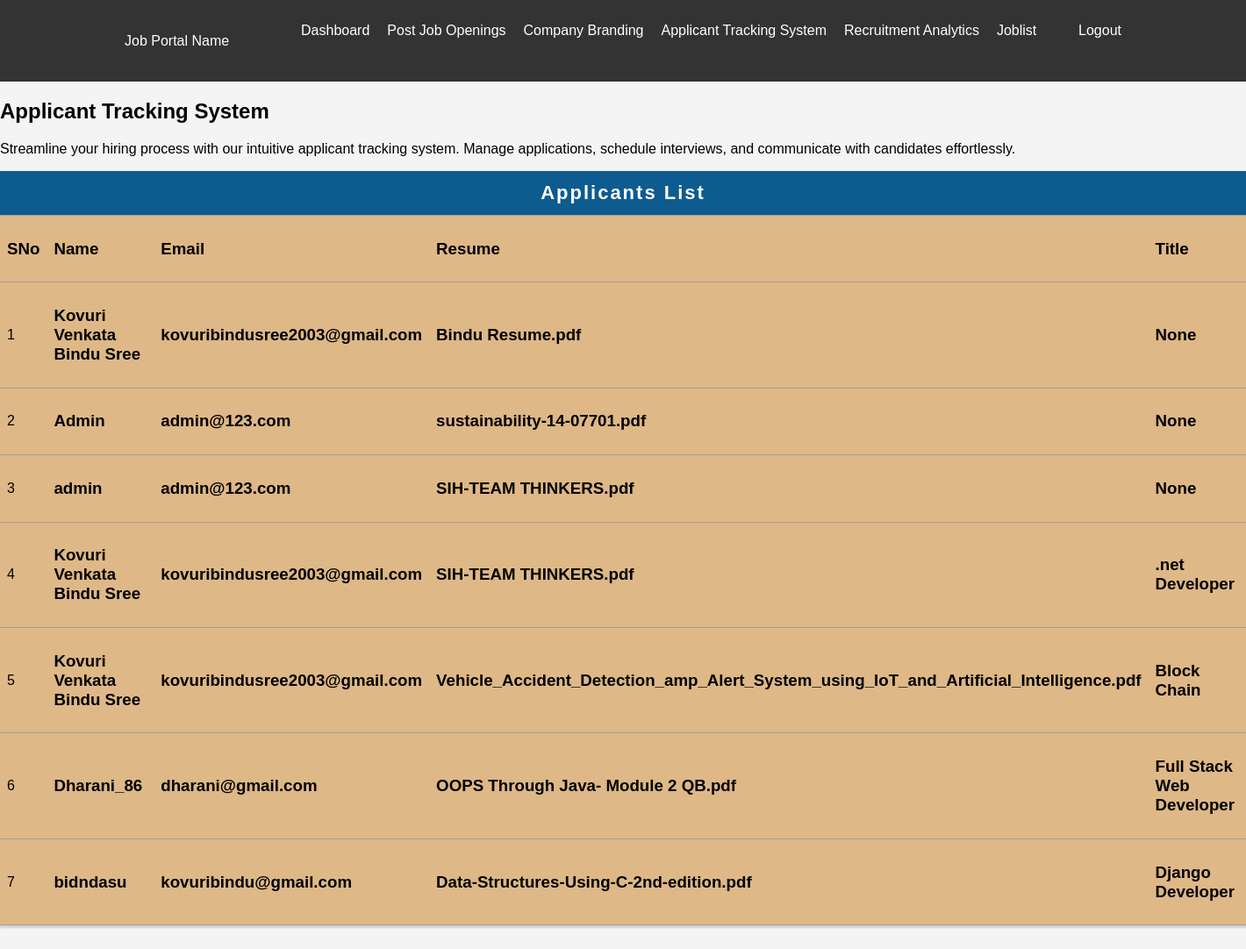
The app's page /App/ats/ with its own data.
### App/models.py (models this page shows, shortened)
class Apply(models.Model):
    name=models.CharField(max_length=200,null=True)
    email=models.CharField(max_length=200,null=True)
    phone=models.CharField(max_length=200,null=True)
    resume=models.FileField(null=True)
    jobtitle=models.CharField(max_length=200,null=True)

### App/views.py (the view)
# urls.py: path('ats/',views.ats,name="ats"),
def ats(request):
    job=Apply.objects.all()
    return render(request,'employer/ats.html',{'job':job})

### App/templates/employer/ats.html (shortened to what this page needs)
{% load static%}
<!DOCTYPE html>
<html lang="en">
  <head>
    <link
      href="https://use.fontawesome.com/releases/v5.7.0/css/all.css"
      rel="stylesheet"
    />
    <link rel="stylesheet" href="{% static 'employer/employdash.css' %}" />
    <link rel="stylesheet" href="{% static 'employer/ats.css' %}" />
  </head>
  <body style="background-image: url('images/p51.png');">
    <header>
      <nav>
        <div class="logo">Job Portal Name</div>
        <ul>
          <li><a href= "{% url 'employdash' %}">Dashboard</a></li>
          <a href="{% url 'jobpost'%}">Post Job Openings</a>
          <a href="{% url 'company'%}">Company Branding</a>
          <a href="{% url 'ats'%}">Applicant Tracking System</a>
          <a href="{% url 'crt'%}">Recruitment Analytics</a>
          <li><a href= "{% url 'jobl' %}">Joblist</a></li>
          </pre><pre> </pre><li><a href="{% url 'home'%}">Logout</a></li>
        </ul>
      </nav>
    </header>
      <div class="container">
        <div class="dashboard-card">
          <h2>Applicant Tracking System</h2>
          <p>
            Streamline your hiring process with our intuitive applicant tracking
            system. Manage applications, schedule interviews, and communicate with
            candidates effortlessly.
          </p>
      </div>
      <center>
         <table>
          <caption>Applicants List</caption>
          <thead>
              <tr style="background-color:#DEB887">
                  <td><h3>SNo</h3></td>
                  <td><h3>Name</h3></td>
                  <td><h3>Email</h3></td>
                  <td><h3>Resume</h3></td>
                  <td><h3>Title</h3></td>
              </tr>
          </thead>
          <tbody>
              {% for i in job %}
              <tr style="background-color:#DEB887">
                  <td>{{forloop.counter}}</td>
                  <td><h3>{{i.name}}</h3></td>
                  <td><h3>{{i.email}}</h3></td>
                  <td><h3>{{i.resume}}</h3></td>
                  <td><h3>{{i.jobtitle}}</h3></td>
              </tr>
              {% endfor %}
          </tbody>
      </table>
    </center>
  </body>
</html>

### App/static/employer/employdash.css (style rules this page uses)
body { font-family: Arial, sans-serif; margin: 0; padding: 0; background-color: #f4f4f4; position: relative; min-height: 100vh; }
header { background-color: #333; color: #fff; padding: 10px 0; }
nav { width: 80%; margin: 0 auto; display: flex; justify-content: space-between; align-items: center; }
nav ul { list-style-type: none; display: flex; gap: 20px; }
nav a { color: #fff; text-decoration: none; transition: color 0.3s; }

### App/static/employer/ats.css (style rules this page uses)
table { width: 100%; cursor: pointer; box-shadow: 1px 1px 2px 2px #d4d0d0; margin-top: 10px; margin-bottom: 30px; border-collapse: collapse; min-width: 1000px; caption-side: top; }
table td { border-top: 1px solid #a39d9d; border-bottom: 1px solid #a39d9d; padding: 8px; }
table tr { transition: background-color 0.3s; }
table tr:nth-child(even) { background-color: #ffffff; }
table tr:nth-child(odd) { background-color: #cecccc; }
table caption { background-color: #0e5b8f; color: #ffffff; padding: 12px 10px; font-size: 22px; font-weight: bold; letter-spacing: 2px; }

### records on screen
Apply: name "Kovuri Venkata Bindu Sree", email "kovuribindusree2003@gmail.com", resume "Bindu Resume.pdf", jobtitle "None"
Apply: name "Admin", email "admin@123.com", resume "sustainability-14-07701.pdf", jobtitle "None"
Apply: name "admin", email "admin@123.com", resume "SIH-TEAM THINKERS.pdf", jobtitle "None"
Apply: name "Kovuri Venkata Bindu Sree", email "kovuribindusree2003@gmail.com", resume "SIH-TEAM THINKERS.pdf", jobtitle ".net Developer"
Apply: name "Kovuri Venkata Bindu Sree", email "kovuribindusree2003@gmail.com", resume "Vehicle_Accident_Detection_amp_Alert_System_using_IoT_and_Artificial_Intelligence.pdf", jobtitle "Block Chain"
Apply: name "Dharani_86", email "dharani@gmail.com", resume "OOPS Through Java- Module 2 QB.pdf", jobtitle "Full Stack Web Developer"
Apply: name "bidndasu", email "kovuribindu@gmail.com", resume "Data-Structures-Using-C-2nd-edition.pdf", jobtitle "Django Developer"
